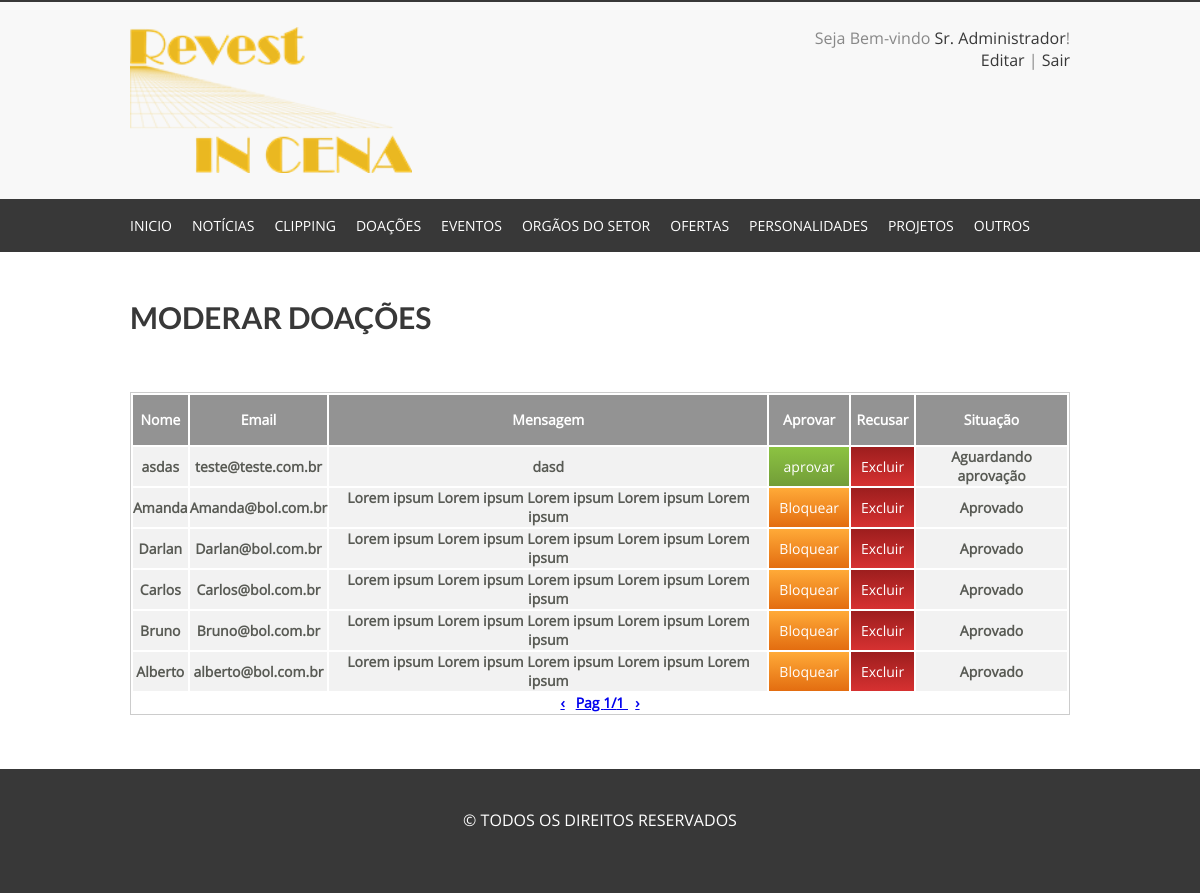
The app's page /cms/aprovar_doacao.php (signed in), older data.
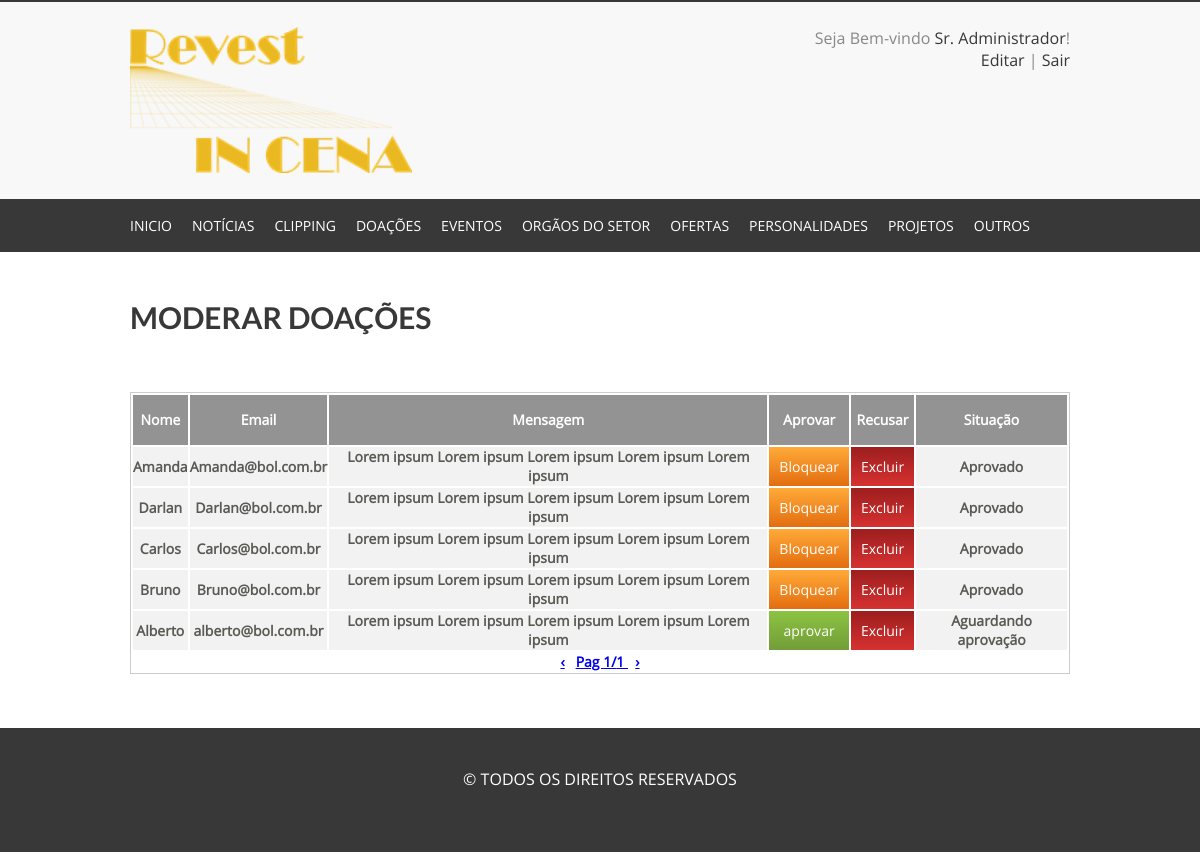
The same page, newer data.
### tables this page shows
CREATE TABLE IF NOT EXISTS `doacao` (
  `id_doacao` int(11) NOT NULL AUTO_INCREMENT,
  `nome` varchar(150) NOT NULL,
  `email` varchar(150) NOT NULL,
  `msg` text NOT NULL,
  `aprovado` int(10) NOT NULL,
  PRIMARY KEY (`id_doacao`)
);

### cms/aprovar_doacao.php (the view, shortened to what this page needs)
<?php
	include_once('php/conn.php');
	mysqli_set_charset($conn, "utf8");
?>
<!DOCTYPE html>
<html lang="pt-br">
	<head>
		<?php include_once('includes/head.php');?>
	</head>
	<body>
		<?php include_once('includes/topo.php');?>
<section class="Centro CentroConteudo">
	<br/>
	<h1 class="TituloPagina">Moderar Doações</h1>
	<div class="CadCat">
		<br/>
    <div class="moderacao">
        <table class="mod" border="0">
            <tbody>
                <tr class="tr1">
                    <td>Nome</td>
                    <td>Email</td>
                    <td>Mensagem </td>
                    <td>Aprovar</td>
                    <td>Recusar</td>
                    <td>Situação</td>
                </tr>
                <?php
					$SelectRows = mysqli_query($conn, "SELECT * FROM doacao");
					$Quant = 10;
					$Rows = mysqli_num_rows($SelectRows);
					$Pgs = ceil($Rows/$Quant);
					if(isset($_GET['pg'])){
						$Page = $_GET['pg'];
						if($Page>0 && is_numeric($Page)==true){
							$Limit = ($Page-1)*$Quant;
						}else{
							$Limit=0;
						}
					}else{
						$Limit=0;
					}
                    $query = "SELECT * FROM doacao ORDER BY id_doacao DESC LIMIT $Limit, $Quant";
                    $executa = mysqli_query($conn, $query);
                        while($dados = mysqli_fetch_array($executa)){
                            $nome = $dados['nome'];
                            $email = $dados['email'];
                            $msg = $dados['msg'];
                            $aprovado = $dados['aprovado'];
                            $id = $dados['id_doacao'];
                ?>
                    <tr class="tr2" >
                        <td><?php echo $nome; ?></td>
                        <td><?php echo $email; ?></td>
                        <td><?php echo $msg; ?></td>
                        <td>
                           <?php if($aprovado == 2){  ?>
                                <input type="button" value="aprovar" class="aprovar" onclick="aprovar(<?php echo $id; ?>)">
                            <?php }else{ ?>
                            <input type="button" value="Bloquear" class="bloqueado" onclick="bloquear(<?php echo $id; ?>)">
                            <?php } ?>
                        </td>
                        <td>
                            <input type="button" value="Excluir" class="recusar" onclick="excluir(<?php echo $id; ?>)">
                        </td>
                        <td>
                           <?php if($aprovado == 2){  ?>
                               Aguardando aprovação
                            <?php }else{ ?>
                             Aprovado
                            <?php } ?>
                        </td>
                    </tr>
                <?php } ?>
				<tr>
					<th colspan="6">
						<?php
							if(isset($_GET['pg']) && is_numeric($_GET['pg'])==true){
								if($_GET['pg']>2){
									echo '<a href="?pg='.($_GET['pg']-1).'">&lsaquo;</a>';
								}else{
									echo '<a href="?pg=1">&lsaquo;</a>';
								}
							}else{
								echo '<a href="?pg=1">&lsaquo;</a>';
							}
						?>
						<?php
							if(isset($_GET['pg']) && is_numeric($_GET['pg'])==true){
								if($_GET['pg']==$Pgs){
									echo '<a href="?pg='.($Pgs).'">';
								}else{
									echo '<a href="?pg='.($_GET['pg']+1).'">';
								}
							}else{
								echo '<a href="?pg=2">';
							}
						?>Pag
								<?php
									if(isset($_GET['pg']) && is_numeric($_GET['pg'])==true){
										echo $_GET['pg'].'/'.$Pgs;
									}else{
										echo '1/'.$Pgs;
									}
								?>
							</a>&nbsp;
						<?php
							if(isset($_GET['pg']) && is_numeric($_GET['pg'])==true){
								if($_GET['pg']==$Pgs){
									echo '<a href="?pg='.($Pgs).'">&rsaquo;</a>';
								}else{
									echo '<a href="?pg='.($_GET['pg']+1).'">&rsaquo;</a>';
								}
							}else{
								echo '<a href="?pg=2">&rsaquo;</a>';
							}
						?>
					</th>
				</tr>
            </tbody>
        </table>
    </div>
		<br/><br/>
	</div>
</section>
		<?php include_once('includes/footer.php');?>
	</body>
</html>

Row changes from the older to the newer data that the page shows:
removed doacao: nome "asdas", email "teste@teste.com.br", msg "dasd", aprovado "Aguardando aprovação"
changed doacao "Alberto": value "Bloquear" → "aprovar"; aprovado "Aprovado" → "Aguardando aprovação"
